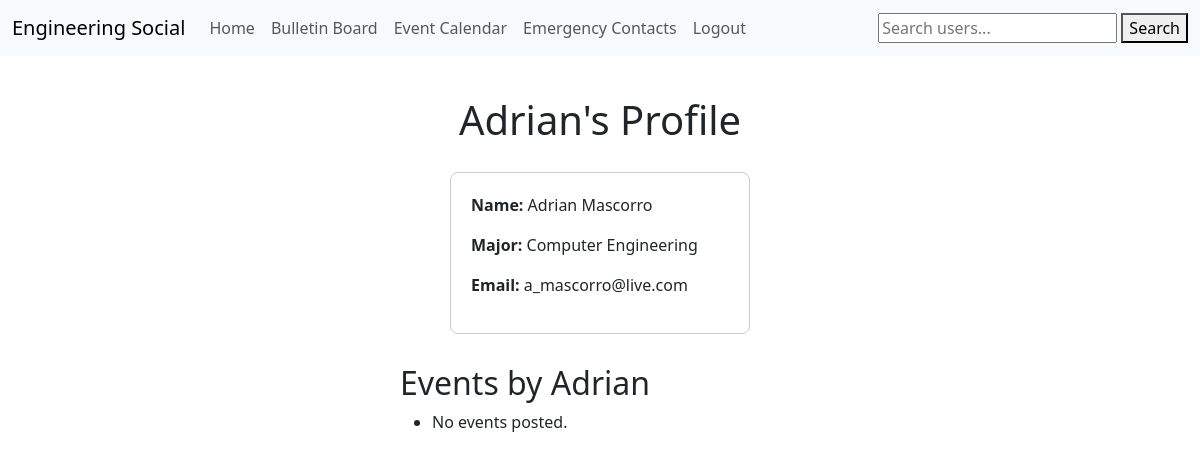
/EngineeringSocialApp/profile/1/ (signed in), run on an earlier commit of the app's database.
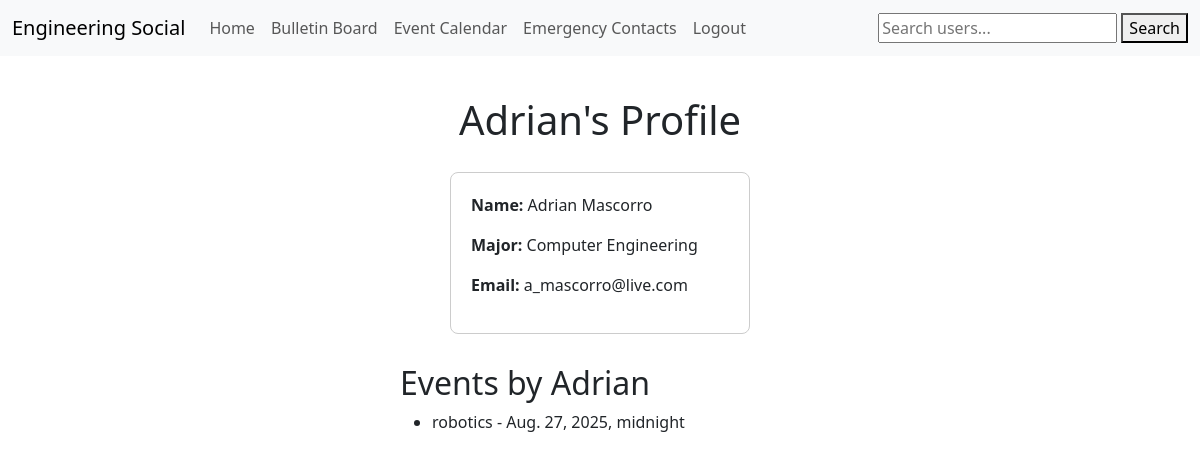
And on a later commit of the database.
### EngineeringSocialApp/models.py (models this page shows, shortened)
class Event(models.Model):
    title = models.CharField(max_length=200)
    description = models.TextField(blank=True)
    date = models.DateTimeField()
    created_by = models.ForeignKey(User, on_delete=models.CASCADE)

### EngineeringSocialApp/views.py (the view)
# urls.py: path('profile/<int:user_id>/', views.public_profile, name='public_profile'),
@login_required
def public_profile(request, user_id):
    user_obj = get_object_or_404(User, pk=user_id)
    custom_user = get_object_or_404(Users, user=user_obj)
    events = Event.objects.filter(created_by=user_obj).order_by('date')
    return render(request, 'public_profile.html', {
        "custom_user": custom_user,
        "events": events,
    })

### EngineeringSocialApp/templates/public_profile.html
{% extends 'base.html' %}
{% block content %}
<div style="display: flex; flex-direction: column; align-items: center; margin-top: 40px;">
    <h1>{{ custom_user.user.first_name }}'s Profile</h1>
    <div style="margin-top: 20px; border: 1px solid #ccc; border-radius: 8px; padding: 20px; width: 300px; text-align: left;">
        <p><strong>Name:</strong> {{ custom_user.user.first_name }} {{ custom_user.user.last_name }}</p>
        <p><strong>Major:</strong> {{ custom_user.major }}</p>
        <p><strong>Email:</strong> {{ custom_user.user.email }}</p>
    </div>
    <div style="margin-top: 30px; width: 400px;">
        <h2>Events by {{ custom_user.user.first_name }}</h2>
        <ul>
            {% for event in events %}
                <li>{{ event.title }} - {{ event.date }}</li>
            {% empty %}
                <li>No events posted.</li>
            {% endfor %}
        </ul>
    </div>
</div>
{% endblock %}

What changed in the data, as far as the page shows it:
added Event: title "robotics", date "Aug. 27, 2025, midnight"
Also different on the page:
text no longer shown: "No events posted."
